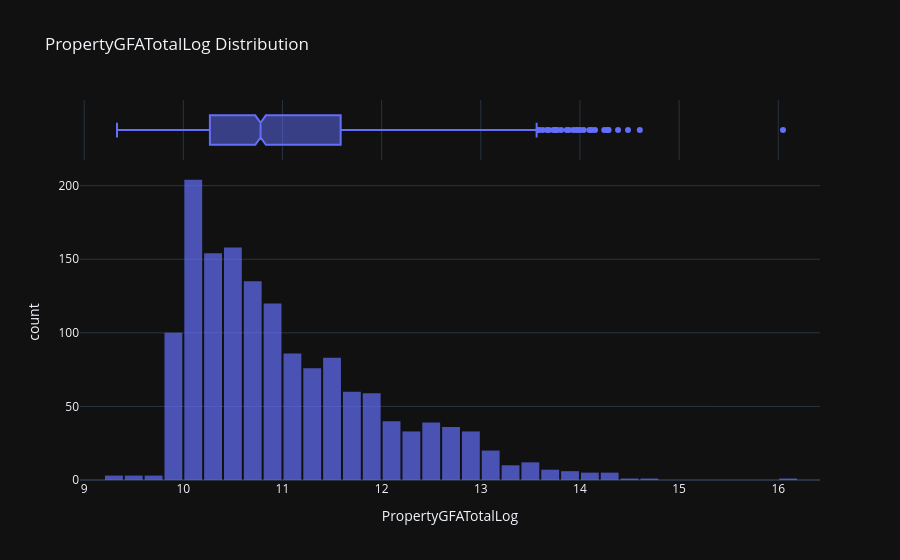

Notebook source saved alongside this figure:
### Code cell
# now let's plot the distribution to see the changes
interactive_distribution(df=df_compliant_filtered, col='PropertyGFATotalLog')

### Figure 1 — Plotly figure (JSON) as saved in the notebook; plotly's stock layout.template omitted (floating-point values rounded to 4 significant figures; data arrays with more than 128 entries replaced by an {"elided": "..."} marker saying what was removed)
{"data": [{"bingroup": "x", "hovertemplate": "PropertyGFATotalLog=%{x}<br>count=%{y}<extra></extra>", "legendgroup": "", "marker": {"color": "#636efa", "opacity": 0.7, "pattern": {"shape": ""}}, "name": "", "nbinsx": 50, "orientation": "v", "showlegend": false, "x": {"elided": "1493 float values"}, "xaxis": "x", "yaxis": "y", "type": "histogram"}, {"hovertemplate": "PropertyGFATotalLog=%{x}<extra></extra>", "legendgroup": "", "marker": {"color": "#636efa"}, "name": "", "notched": true, "showlegend": false, "x": {"elided": "1493 float values"}, "xaxis": "x2", "yaxis": "y2", "type": "box"}], "layout": {"xaxis": {"anchor": "y", "domain": [0.0, 1.0], "title": {"text": "PropertyGFATotalLog"}}, "yaxis": {"anchor": "x", "domain": [0.0, 0.8316], "title": {"text": "count"}}, "xaxis2": {"anchor": "y2", "domain": [0.0, 1.0], "matches": "x", "showticklabels": false, "showgrid": true}, "yaxis2": {"anchor": "x2", "domain": [0.8416, 1.0], "matches": "y2", "showticklabels": false, "showline": false, "ticks": "", "showgrid": false}, "legend": {"tracegroupgap": 0}, "title": {"text": "PropertyGFATotalLog Distribution"}, "barmode": "relative", "bargap": 0.1}}
